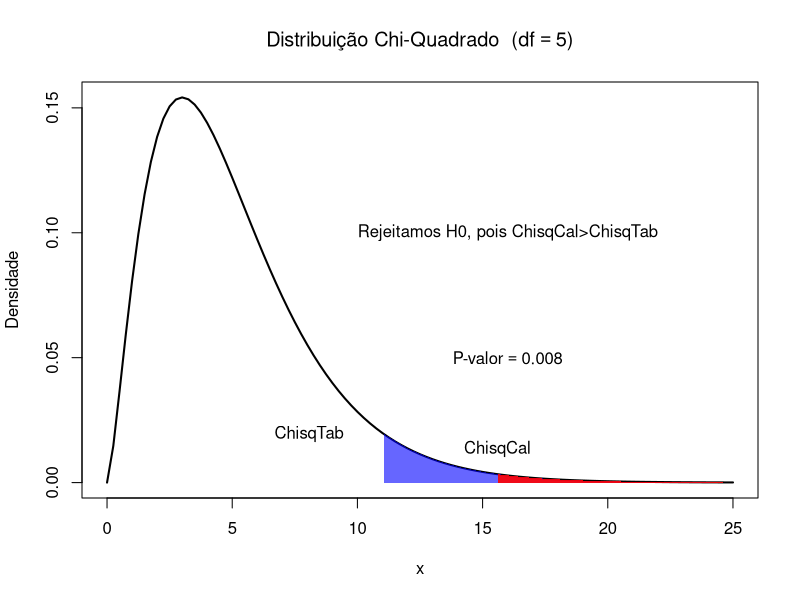
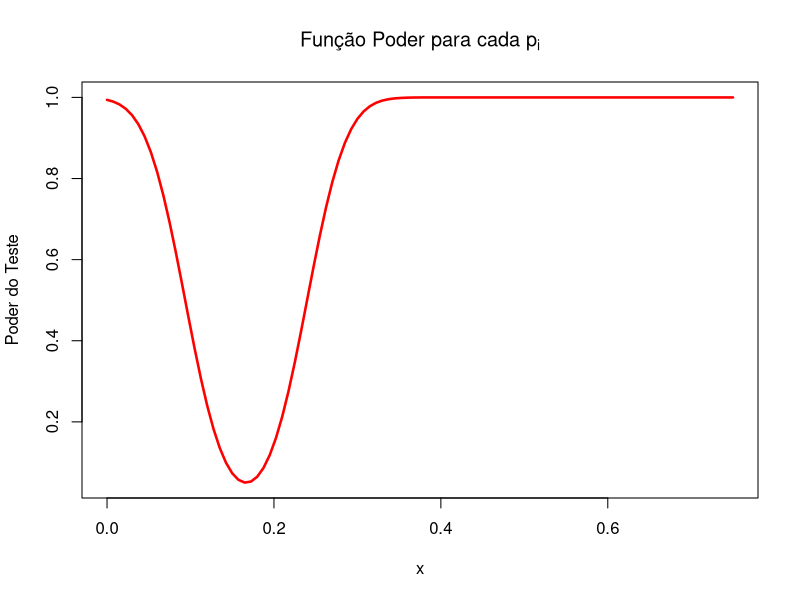
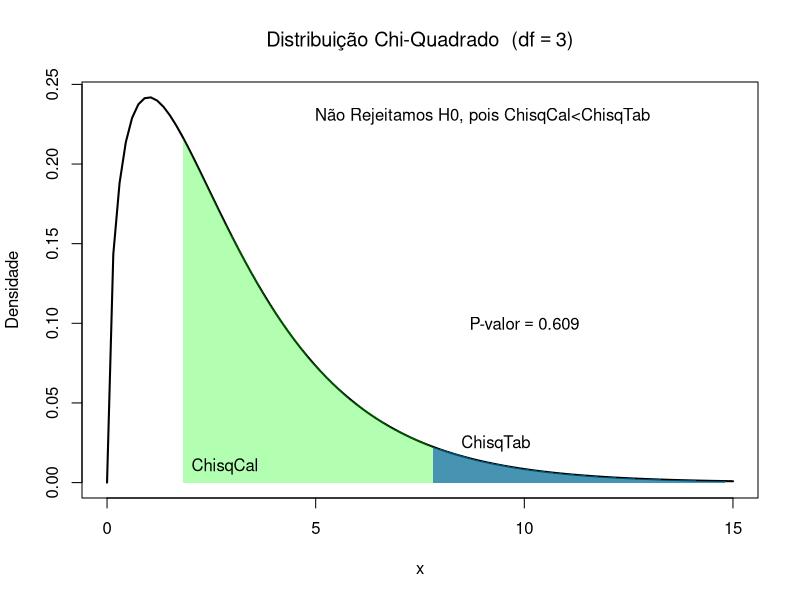
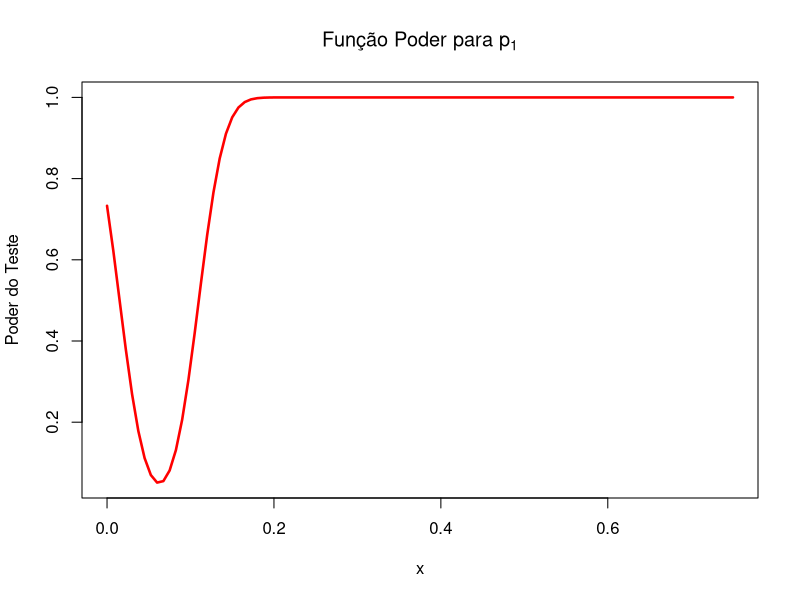
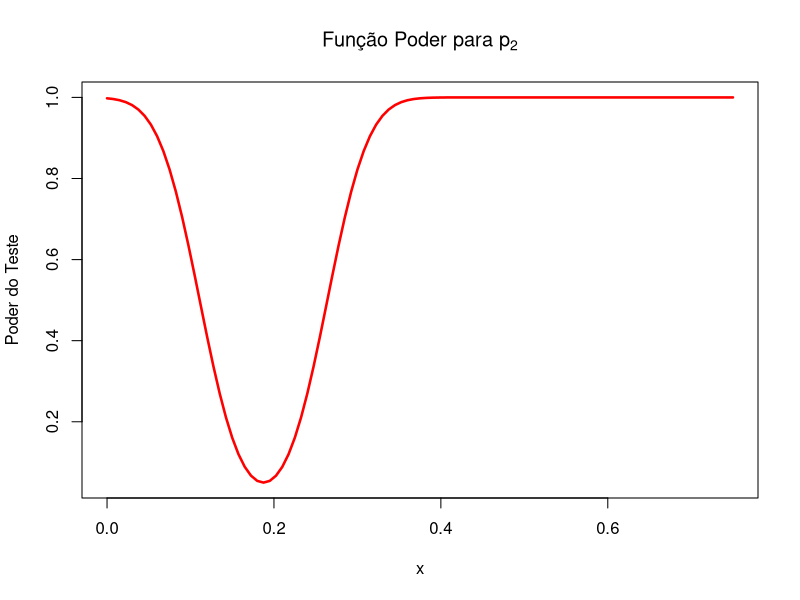
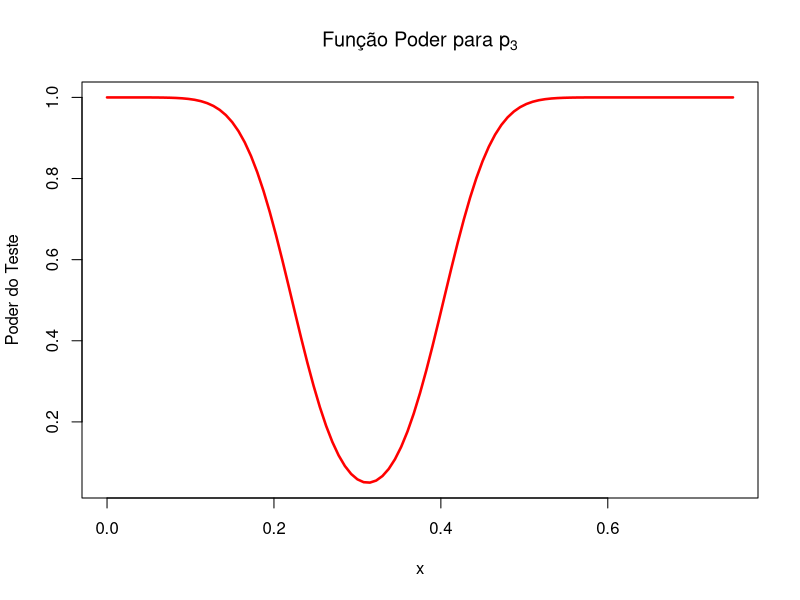
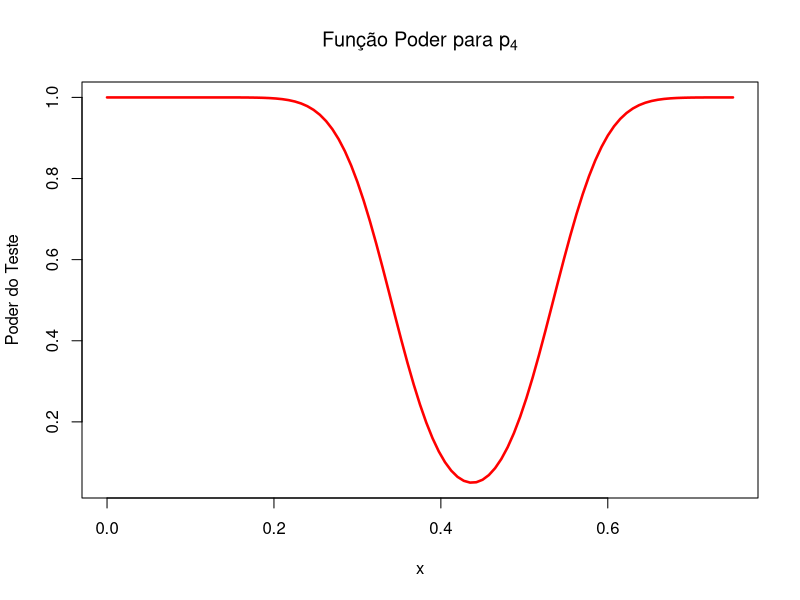

Source code (R) for these figures, in order:
rm(list = ls())
cat("\014")
library("pwr")
#Cria a curva da densidade de chi quadrado
dados <- c(13,19,11,8,5,4)
n <- length(dados)
df <- n-1
init <- 0
end <- 25
alpha <- 0.05
ChisqCal <- chisq.test(dados,p=rep(1/6,6))$statistic
ChisqTab <- qchisq(alpha,df,lower.tail = FALSE)
pvalor <- pchisq(ChisqCal, df = df, lower.tail = FALSE)
curve(dchisq(x, df = 5), from = init, to = end,
      main = bquote("Distribuição Chi-Quadrado  (df" == .(df)*")"),
      ylab = 'Densidade',
      xlab = "x",
      lwd = 2,
      col = "black")


#cria um vetor de valor a partir de ChisqTab
x_ChisqTab <- seq(ChisqTab, end)
#Cria um vetor de densidades a partir de x_ChisqTab
p1 <- dchisq(x_ChisqTab, df = df)
#cria um vetor de valor a partir de ChisqCal
x_ChisqCal <- seq(ChisqCal, end)
#Cria um vetor de densidades a partir de x_ChisqCal
p2 <- dchisq(x_ChisqCal, df = df)

#fill in portion of the density plot from 0 to 40
#Desenha a porcao do grafico referente ao valor tabela
polygon(c(x_ChisqTab, rev(x_ChisqTab)), c(p1, rep(0, length(p1))),
        col = adjustcolor('blue', alpha=0.6), border = NA)
#Desenha a porcao do grafico referente ao p-valor
polygon(c(x_ChisqCal, rev(x_ChisqCal)), c(p2, rep(0, length(p2))),
        col = adjustcolor('red', alpha=0.9), border = NA)
text(x=ChisqCal, y=dchisq(ChisqCal, df = df)+0.01, "ChisqCal")
text(x=ChisqTab-3, y=dchisq(ChisqTab, df = df), "ChisqTab")
Resultado <- ifelse(ChisqCal>ChisqTab, 
                    "Rejeitamos H0, pois ChisqCal>ChisqTab", 
                    "Não Rejeitamos H0, pois ChisqCal<ChisqTab")
text(x=end-9, y=0.1, Resultado)
pvalue <- round(pvalor, digits = 3) 
text(x=end-9, y=0.05, bquote("P-valor"==.(pvalue)))

#############
#Poder do Teste

#chi squared test
h <- function(mu, alpha, no, degree) {#calculate the power of a particular value for the chi squared test
  p01 <- 1/6 # these constructs the effect size (which is a bit different for the chi squared)
  p02 <- 5/6
  
  p11 <- mu
  p12 <- 1-p11
  
  effect.size <- sqrt(((p01-p11)^2/p01)+((p02-p12)^2/p02)) # effect size
  
  pwr.chisq.test(N=no, df=degree, sig.level = alpha, w=effect.size)$power
}
curve(h(x, alpha = 0.05, no = 100, degree=1), 
      from = .00, 
      to = .75, 
      col="red",
      lwd=c(2.5,2.5),
      main=expression("Função Poder para cada p"[i]),
      ylab = "Poder do Teste")

##################################################
#############Exemplo 2

rm(list = ls())
cat("\014")
library("pwr")
#Cria a curva da densidade de chi quadrado
dados <- c(6,18,20,36)
n <- length(dados)
df <- n-1
init <- 0
end <- 15
alpha <- 0.05
ChisqCal <- chisq.test(dados,p=c(1/16,3/16,5/16,7/16))$statistic
ChisqTab <- qchisq(alpha,df,lower.tail = FALSE)
pvalor <- pchisq(ChisqCal, df = df, lower.tail = FALSE)
curve(dchisq(x, df = df), from = init, to = end,
      main = bquote("Distribuição Chi-Quadrado  (df" == .(df)*")"),
      ylab = 'Densidade',
      xlab = "x",
      lwd = 2,
      col = "black")


#cria um vetor de valor a partir de ChisqTab
x_ChisqTab <- seq(ChisqTab, end)
#Cria um vetor de densidades a partir de x_ChisqTab
p1 <- dchisq(x_ChisqTab, df = df)
#cria um vetor de valor a partir de ChisqCal
x_ChisqCal <- seq(ChisqCal, end)
#Cria um vetor de densidades a partir de x_ChisqCal
p2 <- dchisq(x_ChisqCal, df = df)

#fill in portion of the density plot from 0 to 40
#Desenha a porcao do grafico referente ao valor tabela
polygon(c(x_ChisqTab, rev(x_ChisqTab)), c(p1, rep(0, length(p1))),
        col = adjustcolor('blue', alpha=0.6), border = NA)
#Desenha a porcao do grafico referente ao p-valor
polygon(c(x_ChisqCal, rev(x_ChisqCal)), c(p2, rep(0, length(p2))),
        col = adjustcolor('green', alpha=0.3), border = NA)
text(x=ChisqCal+1, y=0.01, "ChisqCal")
text(x=ChisqTab+1.5, y=dchisq(ChisqTab, df = df)+0.002, "ChisqTab")
Resultado <- ifelse(ChisqCal>ChisqTab, 
                    "Rejeitamos H0, pois ChisqCal>ChisqTab", 
                    "Não Rejeitamos H0, pois ChisqCal<ChisqTab")
text(x=end-6, y=0.23, Resultado)
pvalue <- round(pvalor, digits = 3) 
text(x=end-5, y=0.1, bquote("P-valor"==.(pvalue)))

#############
#Poder do Teste para p1

#chi squared test
h <- function(mu, alpha, no, degree) {#calculate the power of a particular value for the chi squared test
  p01 <- 1/16 # these constructs the effect size (which is a bit different for the chi squared)
  p02 <- 15/16
  
  p11 <- mu
  p12 <- 1-p11
  
  effect.size <- sqrt(((p01-p11)^2/p01)+((p02-p12)^2/p02)) # effect size
  
  pwr.chisq.test(N=no, df=degree, sig.level = alpha, w=effect.size)$power
}
curve(h(x, alpha = 0.05, no = 100, degree=1), 
      from = .00, 
      to = .75, 
      col="red",
      lwd=c(2.5,2.5),
      main=expression("Função Poder para p"[1]),
      ylab = "Poder do Teste")

#############
#Poder do Teste para p2

#chi squared test
h <- function(mu, alpha, no, degree) {#calculate the power of a particular value for the chi squared test
  p01 <- 3/16 # these constructs the effect size (which is a bit different for the chi squared)
  p02 <- 13/16
  
  p11 <- mu
  p12 <- 1-p11
  
  effect.size <- sqrt(((p01-p11)^2/p01)+((p02-p12)^2/p02)) # effect size
  
  pwr.chisq.test(N=no, df=degree, sig.level = alpha, w=effect.size)$power
}
curve(h(x, alpha = 0.05, no = 100, degree=1), 
      from = .00, 
      to = .75, 
      col="red",
      lwd=c(2.5,2.5),
      main=expression("Função Poder para p"[2]),
      ylab = "Poder do Teste")

#############
#Poder do Teste para p3

#chi squared test
h <- function(mu, alpha, no, degree) {#calculate the power of a particular value for the chi squared test
  p01 <- 5/16 # these constructs the effect size (which is a bit different for the chi squared)
  p02 <- 11/16
  
  p11 <- mu
  p12 <- 1-p11
  
  effect.size <- sqrt(((p01-p11)^2/p01)+((p02-p12)^2/p02)) # effect size
  
  pwr.chisq.test(N=no, df=degree, sig.level = alpha, w=effect.size)$power
}
curve(h(x, alpha = 0.05, no = 100, degree=1), 
      from = .00, 
      to = .75, 
      col="red",
      lwd=c(2.5,2.5),
      main=expression("Função Poder para p"[3]),
      ylab = "Poder do Teste")

#############
#Poder do Teste para p4

#chi squared test
h <- function(mu, alpha, no, degree) {#calculate the power of a particular value for the chi squared test
  p01 <- 7/16 # these constructs the effect size (which is a bit different for the chi squared)
  p02 <- 9/16
  
  p11 <- mu
  p12 <- 1-p11
  
  effect.size <- sqrt(((p01-p11)^2/p01)+((p02-p12)^2/p02)) # effect size
  
  pwr.chisq.test(N=no, df=degree, sig.level = alpha, w=effect.size)$power
}
curve(h(x, alpha = 0.05, no = 100, degree=1), 
      from = .00, 
      to = .75, 
      col="red",
      lwd=c(2.5,2.5),
      main=expression("Função Poder para p"[4]),
      ylab = "Poder do Teste")

#################################
####
